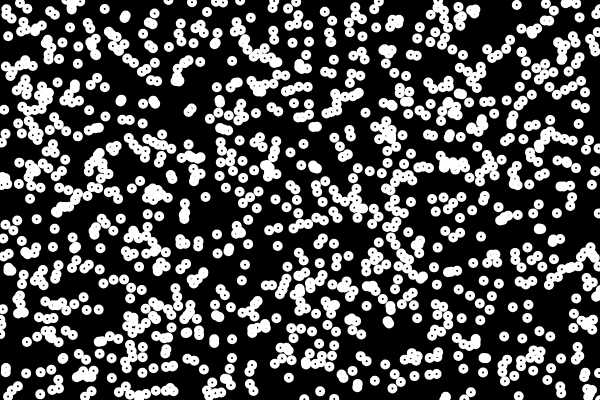
Frame 1 (no input)
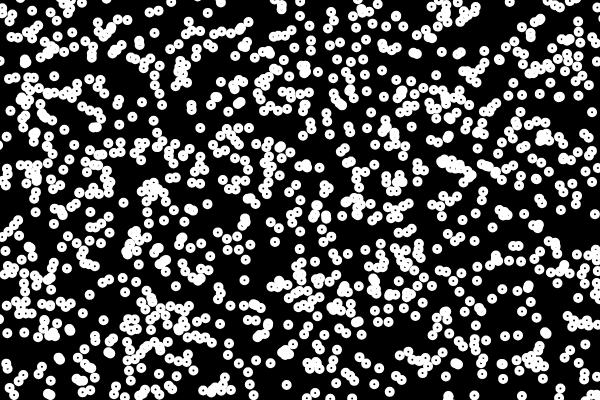
Frame 60 (no input)
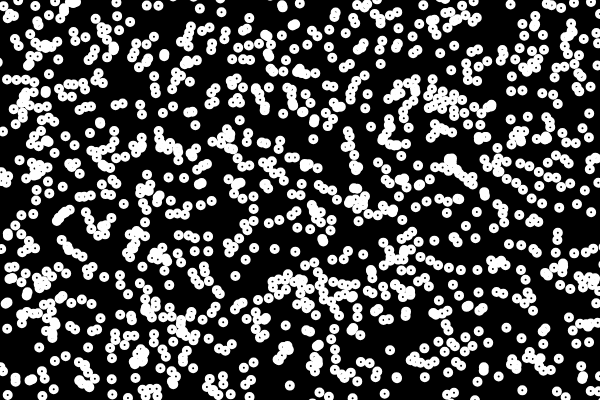
Frame 120 (the mouse pressed at the canvas centre since frame 60)

The p5.js sketch that drew these frames (run headless with seeded random() and noise() and a simulated clock; from frame 60 on, the mouse is pressed at the canvas centre):

// p5.js sketch
// ── sketch.js
// Array of Bubbles Lesson

// DECLARE GLOBAL VARIABLES
var bubblesX;
var bubblesY;
var speed;


// SETUP FUNCTION - Runs once at beginning of program
function setup() {
    createCanvas(600, 400);
    background(0);
    // Initialize Variables
    bubblesX = [];
    bubblesY = [];
    speed = 1;
    for (var num = 0; num < 1200; num++) {
        bubblesX.push(random(0, width));
        bubblesY.push(random(0, height));
    }
}

// DRAW FUNCTION - Loops @ 60FPS by default
function draw() {

    background(0);
    move();
    display();
}

function move() {
    for (var i = 0; i < bubblesX.length; i++) {
        bubblesX[i] += random(-speed, speed);
        bubblesY[i] += random(-speed, speed);
    }
}

function display() {
    stroke(255);
    strokeWeight(4);
    noFill();
    for (var i = 0; i < bubblesX.length; i++) {
        ellipse(bubblesX[i], bubblesY[i], 6);
    }

}
